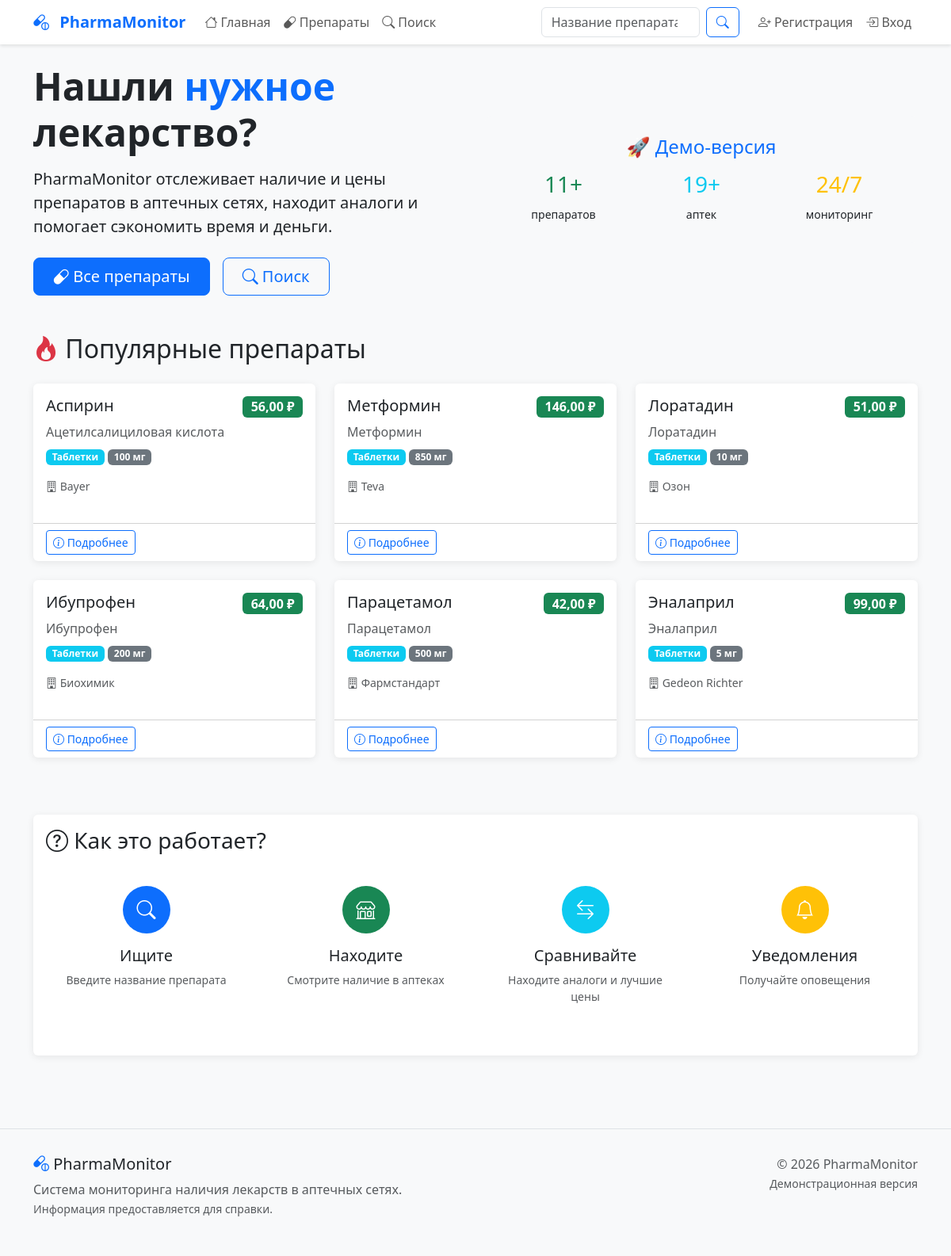
The page / on the database its author committed.
### drugs/models.py (models this page shows, shortened)
class Drug(models.Model):
    mnn = models.CharField("МНН (Международное название)", max_length=255)
    trade_name = models.CharField("Торговое название", max_length=255)
    form = models.CharField("Форма выпуска", max_length=100)
    dosage = models.CharField("Дозировка", max_length=100)
    manufacturer = models.CharField("Производитель", max_length=255)
    atx_code = models.CharField("АТХ код", max_length=20, blank=True, null=True)
    description = models.TextField("Описание", blank=True, null=True)
    created_at = models.DateTimeField("Дата добавления", auto_now_add=True)
    updated_at = models.DateTimeField("Дата обновления", auto_now=True)
    class Meta:
        verbose_name = "Препарат"
        verbose_name_plural = "Препараты"
        ordering = ['trade_name']

### drugs/views.py (the view)
# urls.py: path('', views.home, name='home'),
def home(request):
    featured_drugs = Drug.objects.annotate(
        min_price=Min('availability__price'),
        pharmacy_count=Count('availability', distinct=True)
    ).filter(
        availability__is_available=True
    ).order_by('?')[:6]  # Случайные 6 препаратов
    total_drugs = Drug.objects.count()
    pharmacies_count = Pharmacy.objects.count()
    return render(request, 'drugs/home.html', {
        'featured_drugs': featured_drugs,
        'total_drugs': total_drugs,
        'pharmacies_count': pharmacies_count,
    })

### drugs/templates/drugs/home.html (shortened to what this page needs)
{% extends 'base.html' %}
{% block content %}
<div class="row align-items-center mb-5">
    <div class="col-lg-6">
        <h1 class="display-5 fw-bold mb-3">
            Нашли <span class="text-primary">нужное</span> лекарство?
        </h1>
        <p class="lead mb-4">
            PharmaMonitor отслеживает наличие и цены препаратов в аптечных сетях,
            находит аналоги и помогает сэкономить время и деньги.
        </p>
        <div class="d-grid gap-2 d-md-flex">
            <a href="{% url 'drugs:drug_list' %}" class="btn btn-primary btn-lg px-4 me-md-2">
                <i class="bi bi-capsule"></i> Все препараты
            </a>
            <a href="{% url 'drugs:drug_search' %}" class="btn btn-outline-primary btn-lg px-4">
                <i class="bi bi-search"></i> Поиск
            </a>
        </div>
    </div>
    <div class="col-lg-6 text-center">
        <div class="p-4 bg-light rounded-3">
            <h4 class="text-primary mb-3">🚀 Демо-версия</h4>
            <div class="row text-center">
                <div class="col-4">
                    <h3 class="text-success">{{ total_drugs|default:"3" }}+</h3>
                    <small>препаратов</small>
                </div>
                <div class="col-4">
                    <h3 class="text-info">{{ pharmacies_count|default:"5" }}+</h3>
                    <small>аптек</small>
                </div>
                <div class="col-4">
                    <h3 class="text-warning">24/7</h3>
                    <small>мониторинг</small>
                </div>
            </div>
        </div>
    </div>
</div>
<div class="mb-5">
    <h2 class="mb-4"><i class="bi bi-fire text-danger"></i> Популярные препараты</h2>
    <div class="row">
        {% for drug in featured_drugs %}
        <div class="col-md-4 mb-4">
            <div class="card h-100">
                <div class="card-body">
                    <div class="d-flex justify-content-between align-items-start mb-2">
                        <h5 class="card-title">{{ drug.trade_name }}</h5>
                        {% if drug.min_price %}
                        <span class="badge bg-success fs-6">{{ drug.min_price|floatformat:2 }} ₽</span>
                        {% else %}
                        <span class="badge bg-secondary fs-6">Нет в наличии</span>
                        {% endif %}
                    </div>
                    <h6 class="card-subtitle mb-2 text-muted">{{ drug.mnn }}</h6>
                    <div class="mb-3">
                        <span class="badge bg-info">{{ drug.form }}</span>
                        <span class="badge bg-secondary">{{ drug.dosage }}</span>
                    </div>
                    <p class="card-text text-muted small">
                        <i class="bi bi-building"></i> {{ drug.manufacturer }}
                    </p>
                </div>
                <div class="card-footer bg-transparent">
                    <a href="{% url 'drugs:drug_detail' drug.id %}" class="btn btn-outline-primary btn-sm">
                        <i class="bi bi-info-circle"></i> Подробнее
                    </a>
                </div>
            </div>
        </div>
        {% endfor %}
    </div>
</div>
<div class="card">
    <div class="card-body">
        <h3 class="card-title mb-4"><i class="bi bi-question-circle"></i> Как это работает?</h3>
        <div class="row text-center">
            <div class="col-md-3 mb-3">
                <div class="p-3">
                    <div class="bg-primary text-white rounded-circle d-inline-flex align-items-center justify-content-center mb-3"
                         style="width: 60px; height: 60px;">
                        <i class="bi bi-search fs-4"></i>
                    </div>
                    <h5>Ищите</h5>
                    <p class="text-muted small">Введите название препарата</p>
                </div>
            </div>
            <div class="col-md-3 mb-3">
                <div class="p-3">
                    <div class="bg-success text-white rounded-circle d-inline-flex align-items-center justify-content-center mb-3"
                         style="width: 60px; height: 60px;">
                        <i class="bi bi-shop fs-4"></i>
                    </div>
                    <h5>Находите</h5>
                    <p class="text-muted small">Смотрите наличие в аптеках</p>
                </div>
            </div>
            <div class="col-md-3 mb-3">
                <div class="p-3">
                    <div class="bg-info text-white rounded-circle d-inline-flex align-items-center justify-content-center mb-3"
                         style="width: 60px; height: 60px;">
                        <i class="bi bi-arrow-left-right fs-4"></i>
                    </div>
                    <h5>Сравнивайте</h5>
                    <p class="text-muted small">Находите аналоги и лучшие цены</p>
                </div>
            </div>
            <div class="col-md-3 mb-3">
                <div class="p-3">
                    <div class="bg-warning text-white rounded-circle d-inline-flex align-items-center justify-content-center mb-3"
                         style="width: 60px; height: 60px;">
                        <i class="bi bi-bell fs-4"></i>
                    </div>
                    <h5>Уведомления</h5>
                    <p class="text-muted small">Получайте оповещения</p>
                </div>
            </div>
        </div>
    </div>
</div>
{% endblock %}

### templates/base.html (style rules this page uses)
body { font-family: 'Segoe UI', system-ui, -apple-system, sans-serif; background-color: #f8f9fa; }
.card { border: none; box-shadow: 0 2px 10px rgba(0,0,0,0.08); transition: transform 0.2s; margin-bottom: 20px; }

### rows shown on the page
Drug: trade_name "Аспирин", min_price "56,00", mnn "Ацетилсалициловая кислота", form "Таблетки", dosage "100 мг", manufacturer "Bayer"
Drug: trade_name "Метформин", min_price "146,00", mnn "Метформин", form "Таблетки", dosage "850 мг", manufacturer "Teva"
Drug: trade_name "Лоратадин", min_price "51,00", mnn "Лоратадин", form "Таблетки", dosage "10 мг", manufacturer "Озон"
Drug: trade_name "Ибупрофен", min_price "64,00", mnn "Ибупрофен", form "Таблетки", dosage "200 мг", manufacturer "Биохимик"
Drug: trade_name "Парацетамол", min_price "42,00", mnn "Парацетамол", form "Таблетки", dosage "500 мг", manufacturer "Фармстандарт"
Drug: trade_name "Эналаприл", min_price "99,00", mnn "Эналаприл", form "Таблетки", dosage "5 мг", manufacturer "Gedeon Richter"

### other values the page prints
{{ total_drugs|default:"3" }} "11"
{{ pharmacies_count|default:"5" }} "19"
